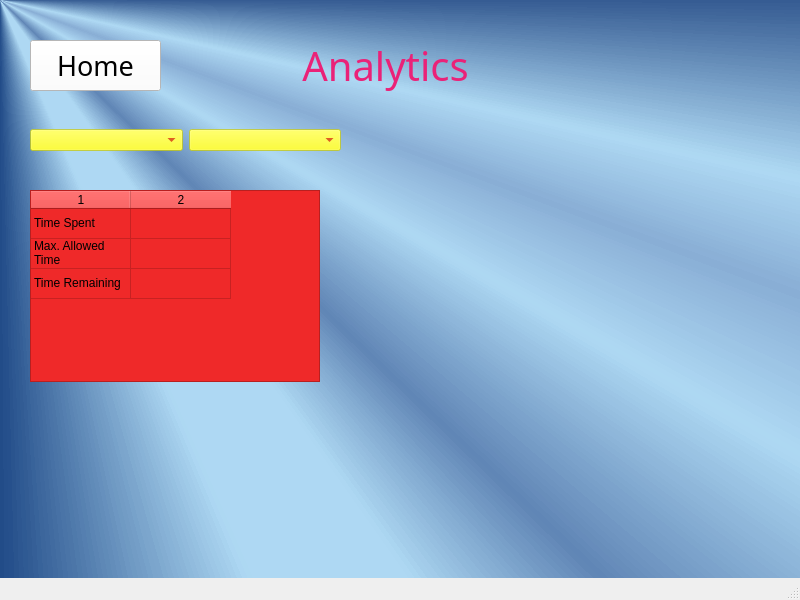
<?xml version="1.0" encoding="UTF-8"?>
<ui version="4.0">
 <class>MainWindow</class>
 <widget class="QMainWindow" name="MainWindow">
  <property name="geometry">
   <rect>
    <x>0</x>
    <y>0</y>
    <width>800</width>
    <height>600</height>
   </rect>
  </property>
  <property name="windowTitle">
   <string>MainWindow</string>
  </property>
  <widget class="QWidget" name="centralwidget">
   <property name="styleSheet">
    <string notr="true">background-color: qconicalgradient(cx:0, cy:0, angle:135, stop:0 rgba(52, 101, 164, 255), stop:0.375 rgba(32, 74, 135, 255), stop:0.423533 rgba(0, 157, 255, 69), stop:0.45 rgba(0, 157, 255, 69), stop:0.477581 rgba(52, 101, 164, 195), stop:0.518717 rgba(0, 157, 255, 69), stop:0.55 rgba(114, 159, 207, 209), stop:0.57754 rgba(0, 157, 255, 69), stop:0.625 rgba(32, 74, 135, 229), stop:1 rgba(255, 255, 0, 69));</string>
   </property>
   <widget class="QLabel" name="dashboard">
    <property name="geometry">
     <rect>
      <x>260</x>
      <y>30</y>
      <width>251</width>
      <height>71</height>
     </rect>
    </property>
    <property name="font">
     <font>
      <family>Abyssinica SIL</family>
      <pointsize>30</pointsize>
      <weight>9</weight>
      <italic>false</italic>
      <bold>false</bold>
     </font>
    </property>
    <property name="styleSheet">
     <string notr="true">background-color: rgba(0, 0, 0, 0);
color: rgb(234, 34, 120);
font: 75 30pt &quot;Abyssinica SIL&quot;;</string>
    </property>
    <property name="frameShape">
     <enum>QFrame::NoFrame</enum>
    </property>
    <property name="text">
     <string>Analytics</string>
    </property>
    <property name="scaledContents">
     <bool>false</bool>
    </property>
    <property name="alignment">
     <set>Qt::AlignCenter</set>
    </property>
   </widget>
   <widget class="QWidget" name="horizontalWidget" native="true">
    <property name="geometry">
     <rect>
      <x>30</x>
      <y>110</y>
      <width>311</width>
      <height>61</height>
     </rect>
    </property>
    <property name="styleSheet">
     <string notr="true">background-color: rgba(0, 0, 0, 0);</string>
    </property>
    <layout class="QHBoxLayout" name="horizontalLayout">
     <item>
      <widget class="QComboBox" name="userDropDown">
       <property name="accessibleName">
        <string/>
       </property>
       <property name="styleSheet">
        <string notr="true">background-color: rgba(251, 255, 0, 145);
color: rgb(204, 0, 0);</string>
       </property>
       <property name="currentText">
        <string/>
       </property>
      </widget>
     </item>
     <item>
      <widget class="QComboBox" name="appDropDown">
       <property name="accessibleName">
        <string/>
       </property>
       <property name="styleSheet">
        <string notr="true">background-color: rgba(251, 255, 0, 145);
color: rgb(204, 0, 0);</string>
       </property>
       <property name="currentText">
        <string/>
       </property>
      </widget>
     </item>
    </layout>
   </widget>
   <widget class="QPushButton" name="home">
    <property name="geometry">
     <rect>
      <x>30</x>
      <y>40</y>
      <width>131</width>
      <height>51</height>
     </rect>
    </property>
    <property name="font">
     <font>
      <family>Ubuntu Mono</family>
      <pointsize>20</pointsize>
     </font>
    </property>
    <property name="autoFillBackground">
     <bool>false</bool>
    </property>
    <property name="styleSheet">
     <string notr="true">background-color: rgb(255, 255, 255);</string>
    </property>
    <property name="text">
     <string>Home</string>
    </property>
   </widget>
   <widget class="QTableWidget" name="displayTable">
    <property name="geometry">
     <rect>
      <x>30</x>
      <y>190</y>
      <width>290</width>
      <height>192</height>
     </rect>
    </property>
    <property name="styleSheet">
     <string notr="true">background-color: rgb(239, 41, 41);</string>
    </property>
    <property name="lineWidth">
     <number>0</number>
    </property>
    <property name="showGrid">
     <bool>true</bool>
    </property>
    <property name="sortingEnabled">
     <bool>false</bool>
    </property>
    <property name="cornerButtonEnabled">
     <bool>false</bool>
    </property>
    <property name="rowCount">
     <number>3</number>
    </property>
    <property name="columnCount">
     <number>2</number>
    </property>
    <attribute name="horizontalHeaderVisible">
     <bool>true</bool>
    </attribute>
    <attribute name="verticalHeaderVisible">
     <bool>false</bool>
    </attribute>
    <row/>
    <row/>
    <row/>
    <column/>
    <column/>
    <item row="0" column="0">
     <property name="text">
      <string>Time Spent</string>
     </property>
    </item>
    <item row="0" column="1">
     <property name="text">
      <string/>
     </property>
    </item>
    <item row="1" column="0">
     <property name="text">
      <string>Max. Allowed Time</string>
     </property>
    </item>
    <item row="2" column="0">
     <property name="text">
      <string>Time Remaining</string>
     </property>
    </item>
   </widget>
  </widget>
  <widget class="QMenuBar" name="menubar">
   <property name="geometry">
    <rect>
     <x>0</x>
     <y>0</y>
     <width>800</width>
     <height>22</height>
    </rect>
   </property>
  </widget>
  <widget class="QStatusBar" name="statusbar"/>
 </widget>
 <resources/>
 <connections/>
</ui>
